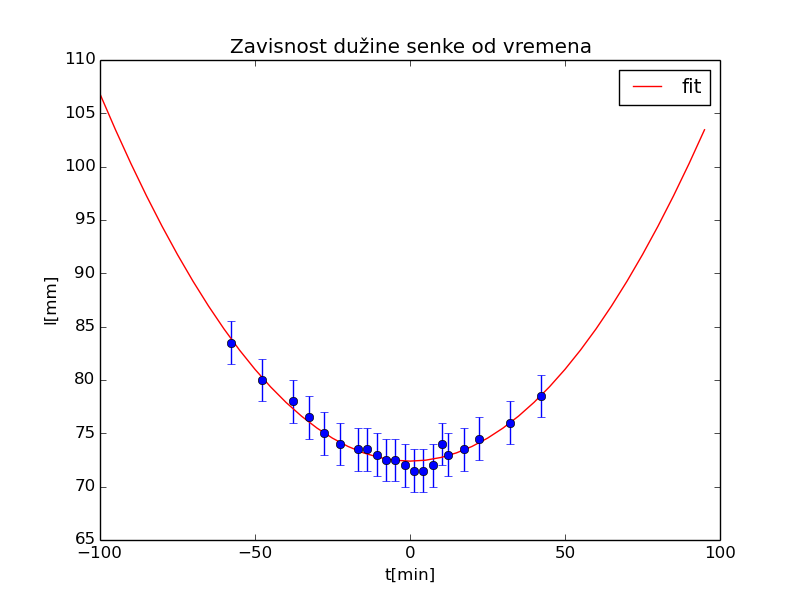

This figure's Python source:
import numpy as np
from scipy.optimize import curve_fit
import matplotlib.pyplot as plt
t, l, dl = np.loadtxt('gnomon.txt' , unpack=True)
def func(x, a, b, c):
    return a*x**2 + b*x + c

t = t - 67.71942158

parametri, cov_m = curve_fit(func, t, l, sigma=dl)

greske_parametara = np.sqrt(np.diag(cov_m))

print('Parametar a je:' , parametri[0], '+/-', greske_parametara[0])
print('Parametar b je:' , parametri[1], '+/-', greske_parametara[1])
print('Parametar c je:' , parametri[2], '+/-', greske_parametara[2])

x0 = -parametri[1]/(2*parametri[0])
print(x0)
mod_t =np.arange(-100, 100, 5)
mod_l =func(mod_t, parametri[0], parametri[1], parametri[2]) 

dx=1/(2*parametri[0])*greske_parametara[1]+1/(2*parametri[0]**2)*parametri[1]*greske_parametara[0]
print(dx)

plt.plot(mod_t, mod_l, '-r', label='fit')
plt.errorbar(t,l,yerr=dl, fmt='o')
plt.legend(loc='best')
plt.xlabel('t[min]')
plt.ylabel('l[mm]')
#plt.xlim([0, 120])
#plt.ylim([0, 100])
plt.title('Zavisnost dužine senke od vremena')
plt.savefig('gnomon.png')
plt.show()

